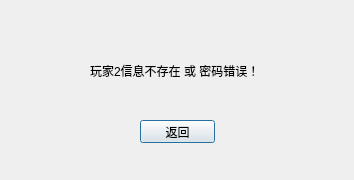
<?xml version="1.0" encoding="UTF-8"?>
<ui version="4.0">
 <class>login_warning3</class>
 <widget class="QDialog" name="login_warning3">
  <property name="geometry">
   <rect>
    <x>0</x>
    <y>0</y>
    <width>354</width>
    <height>180</height>
   </rect>
  </property>
  <property name="windowTitle">
   <string>Dialog</string>
  </property>
  <widget class="QLabel" name="label">
   <property name="geometry">
    <rect>
     <x>90</x>
     <y>40</y>
     <width>171</width>
     <height>61</height>
    </rect>
   </property>
   <property name="text">
    <string>玩家2信息不存在 或 密码错误！</string>
   </property>
  </widget>
  <widget class="QPushButton" name="Back">
   <property name="geometry">
    <rect>
     <x>140</x>
     <y>120</y>
     <width>75</width>
     <height>23</height>
    </rect>
   </property>
   <property name="text">
    <string>返回</string>
   </property>
  </widget>
 </widget>
 <resources/>
 <connections/>
</ui>
